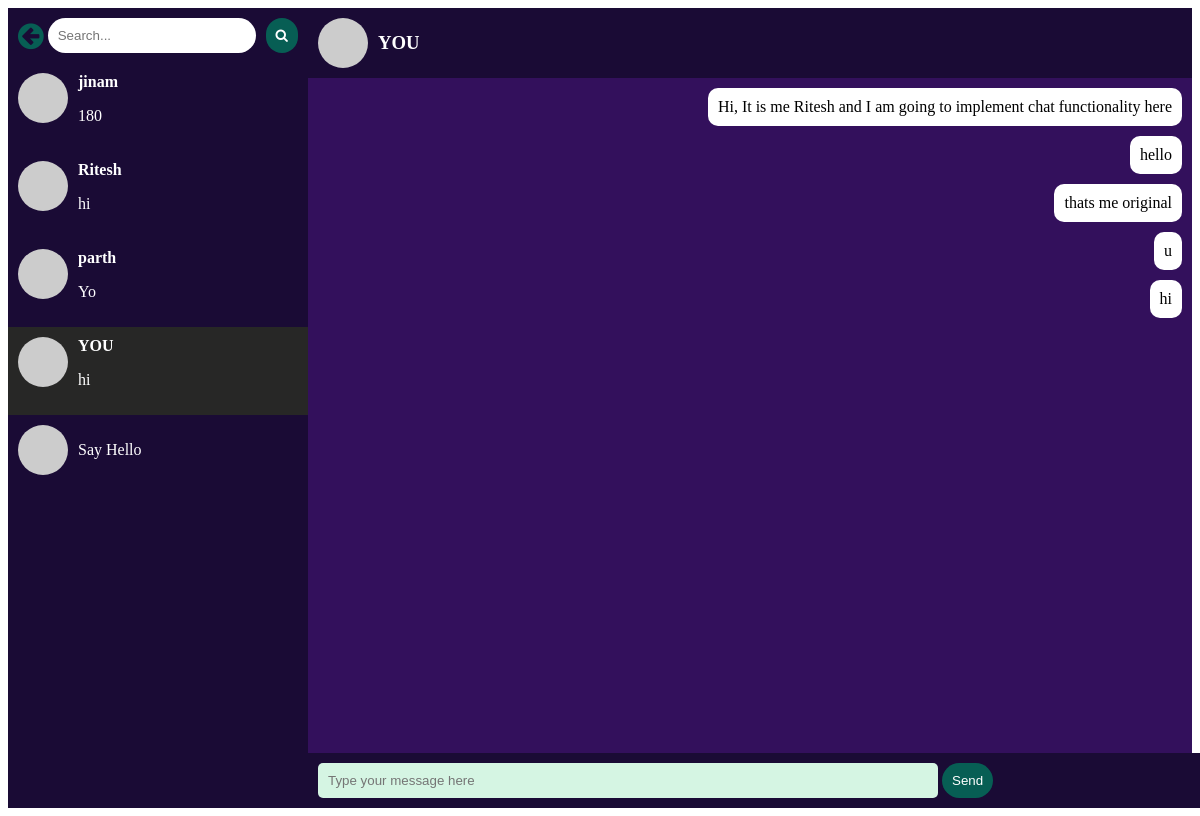
/users/chat/index.php (signed in), run on an earlier commit of the app's database.
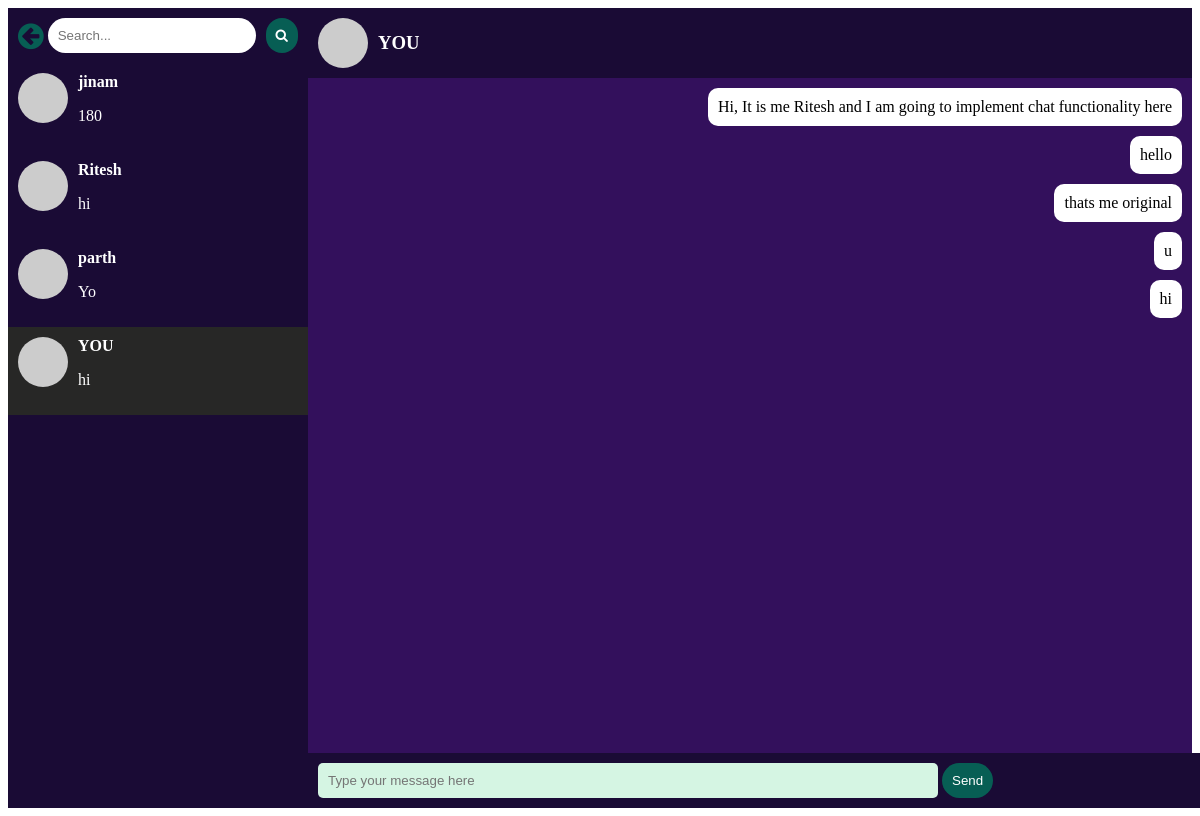
And on a later commit of the database.
### tables this page shows
CREATE TABLE `chatroom` (
  `room_id` int(11) NOT NULL,
  `user1` int(11) NOT NULL,
  `user2` int(11) NOT NULL,
  `last_msg` varchar(500) NOT NULL
);

CREATE TABLE `users` (
  `user_id` int(11) NOT NULL,
  `name` varchar(25) NOT NULL,
  `profile_pic` varchar(500) NOT NULL,
  `email` varchar(50) NOT NULL,
  `contact` varchar(10) NOT NULL,
  `age` int(11) NOT NULL,
  `password` varchar(300) NOT NULL,
  `verification_code` varchar(255) NOT NULL,
  `is_verified` int(10) NOT NULL DEFAULT 0
);

CREATE TABLE `messages` (
  `room_id` int(11) NOT NULL,
  `msg_id` int(11) NOT NULL,
  `msg` varchar(500) NOT NULL,
  `sender` int(11) NOT NULL,
  `receiver` int(11) NOT NULL
);

### users/chat/index.php (the view, shortened to what this page needs)
<?php
    include "../../db_connect.php";
?>
<!DOCTYPE html>
<html lang="en">
<head>
    <link rel="stylesheet" href="https://cdnjs.cloudflare.com/ajax/libs/font-awesome/4.7.0/css/font-awesome.min.css">
    <link rel="stylesheet" href="style.css">
</head>
<body>
    <div class="chat-app">
        <div class="left-container" style="color: white">
          <div class="search-container">
            <a href="../homepage/"><i class="fa fa-arrow-circle-left" style="font-size:30px; color: rgb(7,94,84);"></i></a>
            <input type="text" placeholder="Search...">
            <button><i class="fa fa-search"></i></button>
          </div>
          <ul class="friends-list">
            <?php
                    $user_id=$_SESSION['user_id'];
                    $sql="SELECT * from chatroom where user1=$user_id or user2=$user_id;";
                    $result=mysqli_query($conn,$sql);
                    if(mysqli_num_rows($result) > 0)
                    {
                        while($row = mysqli_fetch_array($result))
                        {
                          if($row['user1']==$user_id)
                            $friend=$row['user2'];
                          else
                            $friend=$row['user1'];
                          if($_SESSION['friend']!=$friend)
                            echo "<li class='friend'>";
                          else
                          echo "<li class='friend active'>";
                          echo "
                            <a href='index.php?id1=" . $friend . "' style='color: white; text-decoration: none; display: flex;'>
                              <img src='https://dummyimage.com/50x50/000/fff' alt='Profile Picture'>
                              <div class='friend-info'>
                                <h4>";
                                $sql = "select * from users where user_id = $friend;";
                                $result1=mysqli_query($conn,$sql);
                                $row1 = mysqli_fetch_array($result1);
                                if($friend != $user_id)
                                  echo $row1['name'];
                                else
                                  echo "YOU";
                                echo '</h4>
                                <p>';
                                echo $row['last_msg'];
                                echo '</p>
                              </div>
                              </a>
                            </li>
                          ';
                        }
                    }
                ?>
          </ul>
        </div>
        <div class="chat-container">
          <div class="chat-header">
            <img src="https://dummyimage.com/50x50/000/fff" alt="Profile Picture">
            <?php
                    $user_id=$_SESSION['user_id'];
                    $friend = $_SESSION['friend'];
                    echo '
                    <h3 style="color:white">';
                    $sql = "select * from users where user_id = $friend;";
                    $result1=mysqli_query($conn,$sql);
                    $row1 = mysqli_fetch_array($result1);
                    if($friend != $user_id)
                      echo $row1['name'];
                    else
                      echo "YOU";
                    echo '</h3>
                    </div>
                    <div class="chat-messages">';
                    $sql="SELECT * from chatroom where (user1=$user_id and user2=$friend)
                    or (user1=$friend and user2=$user_id);";
                    $result=mysqli_query($conn,$sql);
                    $row = mysqli_fetch_array($result);
                    $room = $row['room_id'];
                    $sql = "SELECT * from messages where room_id = $room;";
                    $result=mysqli_query($conn,$sql);
                    if(mysqli_num_rows($result) > 0)
                    {
                        while($row = mysqli_fetch_array($result))
                        {
                          if($row['sender']==$user_id)
                            echo '<div class="message received">';
                          else
                            echo '<div class="message">';
                          echo '
                            <p>' . $row['msg'] . '</p>
                            </div>
                          ';
                        }
                    }
                ?>
                </div>
          <div class="chat-input">
            <form action="#" method="post" enctype="multipart/form-data">
                <input type="text" name="msg" placeholder="Type your message here">
                <button type="submit">Send</button>
            </form>
          </div>
        </div>
      </div>
</body>
</html>

What changed in the data, as far as the page shows it:
removed chatroom: last_msg "Say Hello"
